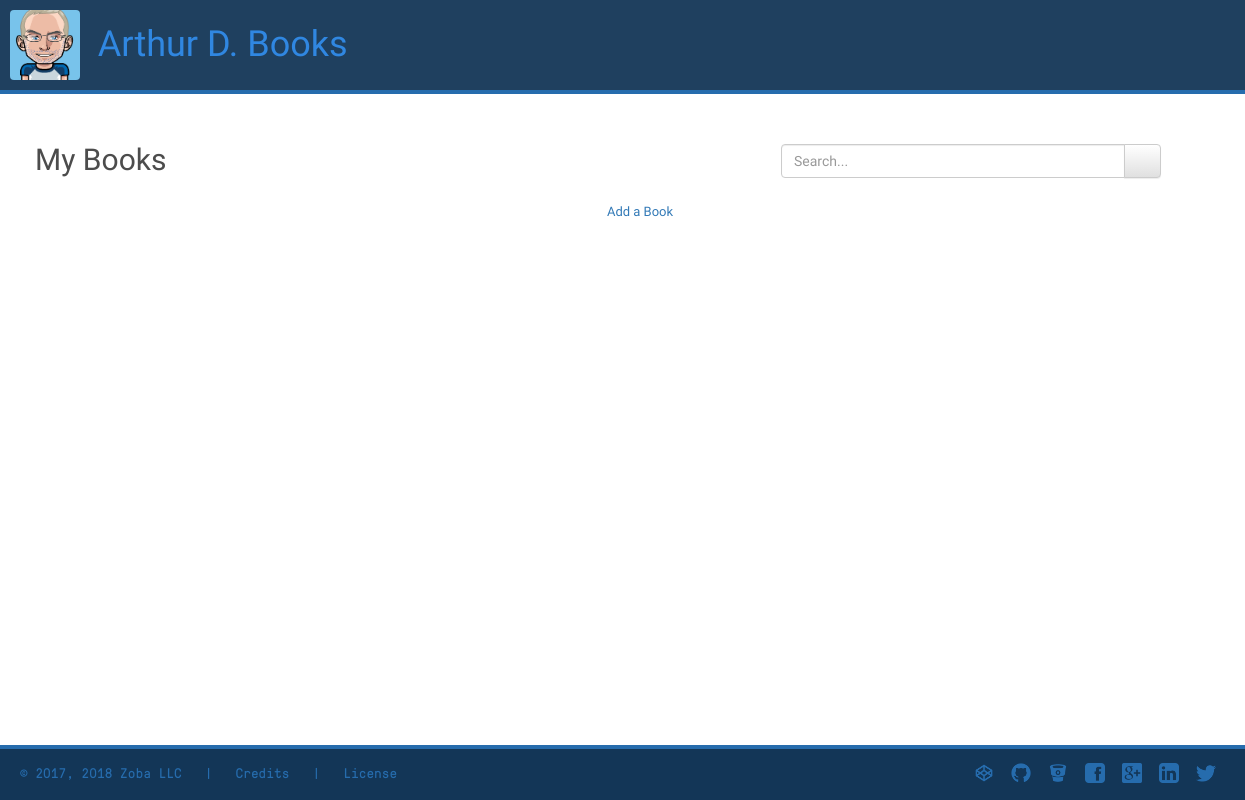
The page /books/ on the database as committed earlier.
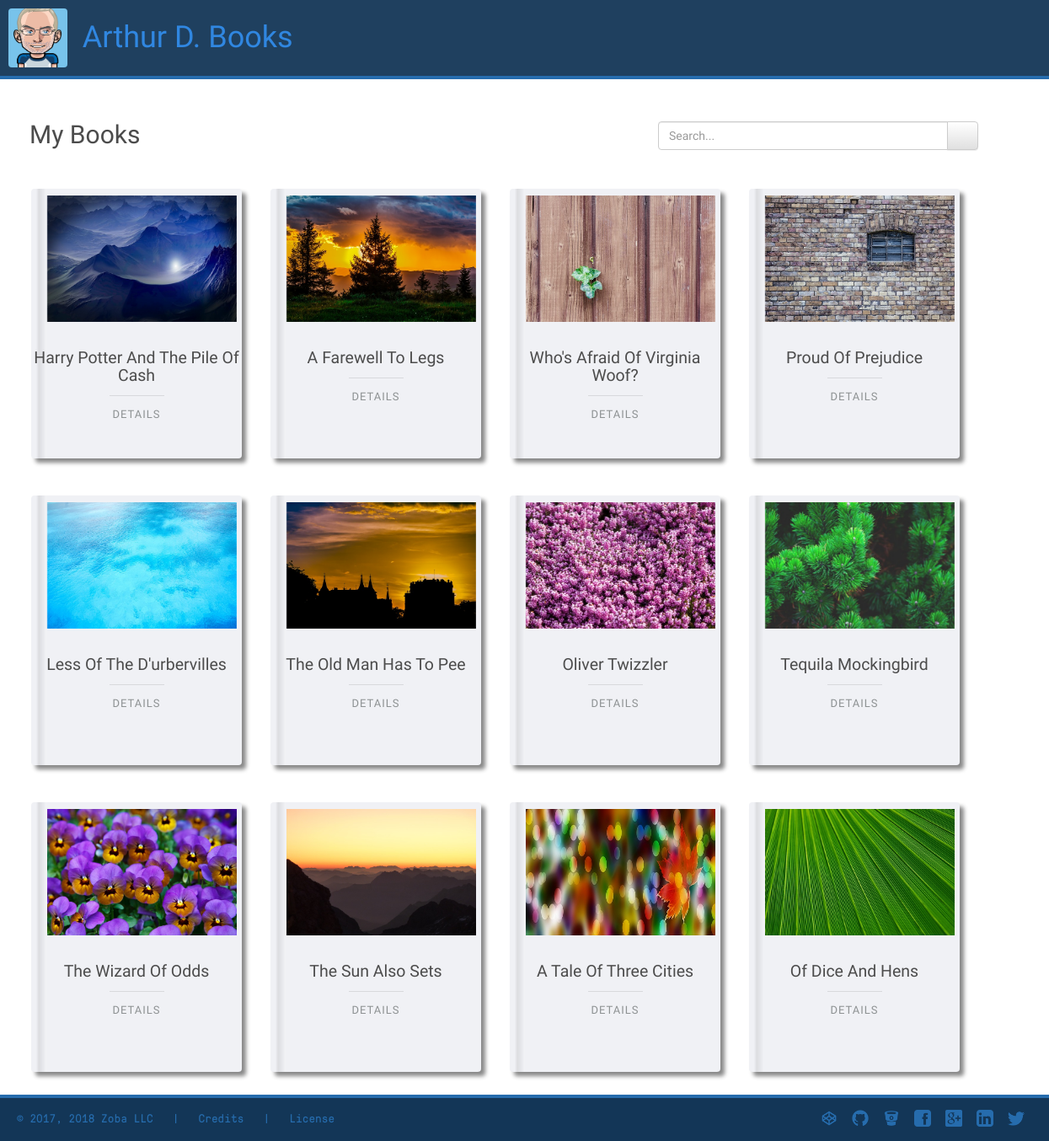
The same page on the database as committed later.
### writerhome/models.py (models this page shows, shortened)
class WriterPrjAllBooks(models.Model):
    owner       = models.ForeignKey(User) # name this 'owner' so as not to confuse with User
    title       = models.CharField(max_length=128, blank=False, null=False)
    author      = models.CharField(max_length=100, blank=False, null=False)
    subtitle    = models.CharField(max_length=255, blank=True)
    category    = models.CharField(max_length=40, blank=True)
    image       = models.ImageField(max_length=255, blank=True) # requires the Pillow library
    datePub     = models.DateField(null=True, blank=False)
    price       = models.DecimalField(decimal_places=2, max_digits=5, validators=[validate_price]) # can give a list of validators
    descr       = models.TextField(max_length=2048, blank=True)
    abstract    = models.TextField(max_length=5000, blank=True)
    slug        = models.SlugField(null=True, blank=True)
    activated   = models.BooleanField(default=False)
    activation_key = models.CharField(max_length=120, blank=True, null=True)
    objects = WriterPrjAllBooksManager()  # adds to Model.objects.all()

### writerhome/views.py (the view)
# urls.py: url(r'$', BooksListView.as_view(), name='list'),  # put last
class BooksListView(ListView):
    template_name = 'writerhome/booksList.html' # could use default template name of <modelname_list.html>
    def get_queryset(self):
        return WriterPrjAllBooks.objects.all()
    def get_context_data(self, *args, **kwargs):
        context = super(BooksListView, self).get_context_data(*args, **kwargs)
        qs = WriterPrjAllBooks.objects.all()
        if qs.exists():
            context['books'] = qs
        return context

### writerhome/models.py (called while the page is built)
    def get_queryset(self):
        return WriterPrjAllBooksQuerySet(self.model, using=self._db)  # using same db

### writerhome/templates/writerhome/booksList.html (shortened to what this page needs)
{% extends "base.html" %}
{% load staticfiles %}
{% block content %}
<div class='book-list-page'>
<div class='outer'>
    <div class="row">
        <my-title class='page-title'>My Books</my-title>
        <div class="col-sm-4 book-search">
            <form class='form' method='GET'  action='.' role='search'>
                <div class="input-group" >
                    <input type="text" class="form-control" placeholder="Search..." name="q" value='{{ request.GET.q }}'>
                    <span class="input-group-btn">
                        <button type="submit" class="btn btn-default">
                            <span class="glyphicon glyphicon-search"></span>
                        </button>
                    </span>
                </div>
            </form>
        </div>
    </div>
</div>
<div class='row' style="padding-bottom: 60px;">
    <div id='bookshelf' class='bookshelf'>
        {% for obj in books %}
            <div class='col-sm-4 book-tile details-close'>
                <div class='book-tile-content'>
                    <div class='book gallery'>
                        {% with 'img/'|add:obj.image.name as image_static %}
                            <img src={% static image_static %}>
                        {% endwith %}
                    </div>
                    <figcaption>
                        <h2>{{ obj.title|capfirst }}</h2>
                        <div class='buttons'>
                            <a href="#">Details</a>
                        </div>
                    </figcaption>
                    <div class='spine'></div>
                </div>
            </div>
        {% empty %}
            <li><a href='{% url "writerhome:create" %}'>Add a Book</a></li>
        {% endfor %}
    </div>
</div>
</div>
{% endblock %}

### templates/base.html (shortened to what this page needs)
{% load staticfiles %}
<!DOCTYPE html>
<html lang=en>
<head>
    {% include 'snippets/css.html' %}
</head>
<body>
    <div id="wrapper">
        <div id="header">
            <a href="/"><img height='70px' width='70px' style='float:left;border-radius:4px' src="{% static 'img/mangaAvatar.PNG' %}" alt='avatar'></a>
            <a href="/" id="top-header-link"><h1 id="top-header"> &nbsp; Arthur D. Books</h1></a>
            {% include 'snippets/sidebar.html' %}
        </div>
        <div class="thinblueline" style="display: block flow;">
        </div>
        <div id="scroll-wrap" class="container">
            {% block content %}
            {% endblock content %}
        </div>
        {% include 'snippets/footer.html' %}
    </div>
</body>
</html>

### templates/snippets/css.html (shortened to what this page needs)
{% load staticfiles %}
<link rel="stylesheet" href="https://cdnjs.cloudflare.com/ajax/libs/font-awesome/4.7.0/css/font-awesome.min.css">
<link rel="stylesheet" href="https://maxcdn.bootstrapcdn.com/bootstrap/3.3.7/css/bootstrap.min.css">
<link rel="stylesheet" href="https://maxcdn.bootstrapcdn.com/bootstrap/3.3.7/css/bootstrap-theme.min.css">
<link href="{% static 'css/custom.css' %}" rel="stylesheet"/>
<link href="{% static 'css/booklist.css' %}" rel="stylesheet"/>
<link href="{% static 'css/sidebar.css' %}" rel="stylesheet"/>
<link href="https://use.fontawesome.com/4e8f47ae49.css" media="all" rel="stylesheet">

### templates/snippets/sidebar.html (shortened to what this page needs)
{% load staticfiles %}
<nav role="navigation">
    <div id="sidebar" class="sidebar menu-min">
        <ul class="nav list-group">
            <li class=""><a href="/"><i class="myicons menu-icon fa fa-home"></i><span class="menu-text">Home</span></a></li>
            <li class=""><a href="/books/"><i class="myicons menu-icon fa fa-book"></i><span class="menu-text">Books</span></a></li>
            <li class=""><a href="/blog/"><i class="myicons menu-icon fa fa-pencil"></i><span class="menu-text">Blog</span></a></li>
            <li class=""><a href="/bio/"><i class="myicons menu-icon fa fa-user"></i><span class="menu-text">Bio</span></a></li>
            <li class=""><a href="/contact/" data-toggle="modal" data-target="#modal" data-tooltip><i class="myicons menu-icon fa fa-envelope"></i><span class="menu-text">Contact</span></a></li>
        </ul>
    </div>
</nav>

### templates/snippets/footer.html (shortened to what this page needs)
{% load staticfiles %}
<div id="footer-div">
    <div class="thinblueline">
    </div>
    <section id="colophon">
        <div>
            <p class="copyright">&copy; 2017, 2018 Zoba LLC &nbsp;&nbsp;| &nbsp;&nbsp;<a href="{% url 'credits' %}">Credits</a> &nbsp;&nbsp;| &nbsp;&nbsp;<a href="{% url 'license' %}">License</a></p>
        </div>
        <div class="social-icons">
            <a class="social mytooltip" href="https://codepen.io" target="_blank">
                <img class="idle" height="20" width="20" src="{% static 'img/icons8-codepen_filled_dblue.png' %}" style="visibility: inherit; opacity: 1;">
            </a>
            <a class="social mytooltip" href="https://github.com" target="_blank">
                <img class="idle" height="20" width="20" src="{% static 'img/icons8-github_filled_dblue.png' %}" style="visibility: inherit; opacity: 1;">
            </a>
            <a class="social mytooltip" href="https://bitbucket.org" target="_blank">
                <img class="idle" height="20" width="20" src="{% static 'img/icons8-bitbucket_filled_dblue.png' %}" style="visibility: inherit; opacity: 1;">
            </a>
            <a class="social mytooltip" href="https://www.facebook.com" target="_blank">
                <img class="idle" height="20" width="20" src="{% static 'img/icons8-facebook_dblue.png' %}" style="visibility: inherit; opacity: 1;">
            </a>
            <a class="social mytooltip" href="https://plus.google.com" target="_blank">
                <img class="idle" height="20" width="20" src="{% static 'img/icons8-google_plus_dblue.png' %}" style="visibility: inherit; opacity: 1;">
            </a>
            <a class="social mytooltip" href="https://www.linkedin.com" target="_blank">
                <img class="idle" height="20" width="20" src="{% static 'img/icons8-linkedin_dblue.png' %}" style="visibility: inherit; opacity: 1;">
            </a>
            <a class="social mytooltip" href="//www.twitter.com" target="_blank">
                <img class="idle" height="20" width="20" src="{% static 'img/icons8-twitter_filled_dblue.png' %}" style="visibility: inherit; opacity: 1;">
            </a>
        <br />
    </section>
</div>

### templates/snippets/js.html (shortened to what this page needs)
{% load staticfiles %}

### static/css/custom.css (style rules this page uses)
html { box-sizing: border-box; }
*, *:before, *:after { box-sizing: inherit; }
body, html { height: 100%; width: 100%; padding: 0; margin: 0; }
body { font-family: 'Quicksand', sans-serif; font-weight: 500; font-size: 13px; color: #4c4c4c; line-height: 20px; margin: 0px; padding: 0px; overflow-x: hidden !important; }
.outer .row { margin-left: 0px; margin-right: 0px; }
#scroll-wrap { margin-left: 35px; padding-left: 0; }
#header { padding: 10px; height: 90px; color: rgba(48,135,225,1.0); background-color: rgba(19, 54, 87, 0.95); }
#top-header { float: left; margin-top: 15px; }
#top-header-link { color: rgba(48,135,225,1.0); }
my-title { font-size: 30px; margin-top: 20px; margin-bottom: 25px; font-family: inherit; font-weight: 500; line-height: 1.1; color: inherit; }
@media (min-width: 646px) { #scroll-wrap my-title:first-child { float: left; padding-top: 29px; } }
#wrapper { min-height: 100%; position: relative; }
#footer-div { background: rgba(19, 54, 87, 1.0); bottom: 0; width: 100%; position: fixed; height: 55px; }
.thinblueline { width: 100%; height: 4px; background-color:rgba(38,108,173,1.0); }
#colophon { padding:4px 20px 2px; background-color: rgba(19, 54, 87, 1.0); color:rgba(38,108,173,1.0); display:-ms-flexbox; display:flex; -ms-flex-pack:justify; justify-content:space-between; -ms-flex-align:center; align-items:center; height: 45px; }
#colophon p { margin:0; }
.copyright { -ms-flex:0 1 70%; flex:0 1 70%; color:rgba(38,108,173,1.0); font-size:1.4rem; font-family: GT-Pressura-Mono, Courier, monospace; }
.copyright a { color:rgba(38,108,173,1.0); }
.social-icons { width: 260px; height: 30px; display:flex; flex-direction: row; }
.social { position: relative; cursor: pointer; width: 20px; height: 20px; margin: auto; }
.social img { position: absolute; }
img.idle { visibility: inherit; opacity: 1; height: 20px; width: 20px; }
.mytooltip { position: relative; display: inline-block; }
img, svg { vertical-align: top }

### static/css/booklist.css (style rules this page uses)
body { overflow: scroll; overflow-x: hidden; }
.container { width: 100%; height: 100%; }
div.book-search { margin-top: 50px; margin-bottom: 10px; margin-right: 89px; float:right; }
div.book.gallery { left: 6px; top: 8px; }
div.gallery img { width: 90%; height: 150px; z-index: 5; }
.bookshelf { position: relative; margin: 1px 20px 1px 0px; list-style: none; text-align: center; height: 90%; }
.bookshelf .book-tile { position: relative; display: inline-block; margin: 7px; padding: 15px 10px; width: 270px; height: 350px; vertical-align: top; }
.book { position: relative; margin: 0 auto; -webkit-transform-style: preserve-3d; transform-style: preserve-3d; }
.spine { position: absolute; width: 10%; height: inherit; background: linear-gradient( to right, transparent 0.3em, rgba(0,0,0,0.1) 0.55em, rgba(0,0,0,0.03) 1.0em, rgba(255,255,255,0.1) 1.2em, rgba(255,255,255,0.05) 1.3em, transparent 1.1em ); z-index: 30; top: 15px; left: 12px; background-size: 100px 1em; background-repeat: repeat-y; opacity: 0.8; }
div.book-tile { margin-bottom: 10px; padding-bottom: 10px; padding-top: 10px; }
div.book-tile-content { background-color: #f0f1f5; box-shadow: 5px 5px 5px #888; border-radius: 4px; height: 320px; }
.book-tile-content figcaption { padding-top: 20px; text-align: center; z-index: 5; }
.book-tile-content figcaption h2 { margin: 1em 0 0 0; font-weight: 500; font-size: 1.5em; }
.book-tile-content figcaption div a { position: relative; display: block; margin-top: 1em; margin-left: auto; margin-right: auto; padding: 1em 0 0 0; text-transform: uppercase; letter-spacing: 1px; color: rgba(100, 105, 106, 0.7); font-weight: 500; font-size: 1.0em; width: 65px; }
.book-tile-content figcaption div a::before, .details ul li:first-child::after { position: absolute; top: 0; left: 0; width: 100%; height: 1px; background: rgba(0, 0, 0, 0.1); content: ''; }

Rows that differ between the two databases and show on the page:
added WriterPrjAllBooks: title "Harry Potter And The Pile Of Cash"
added WriterPrjAllBooks: title "A Farewell To Legs"
added WriterPrjAllBooks: title "Who's Afraid Of Virginia Woof?"
added WriterPrjAllBooks: title "Proud Of Prejudice"
added WriterPrjAllBooks: title "Less Of The D'urbervilles"
added WriterPrjAllBooks: title "The Old Man Has To Pee"
added WriterPrjAllBooks: title "Oliver Twizzler"
added WriterPrjAllBooks: title "Tequila Mockingbird"
added WriterPrjAllBooks: title "The Wizard Of Odds"
added WriterPrjAllBooks: title "The Sun Also Sets"
added WriterPrjAllBooks: title "A Tale Of Three Cities"
added WriterPrjAllBooks: title "Of Dice And Hens"
Other text that changed with them:
text no longer shown: "Add a Book"
